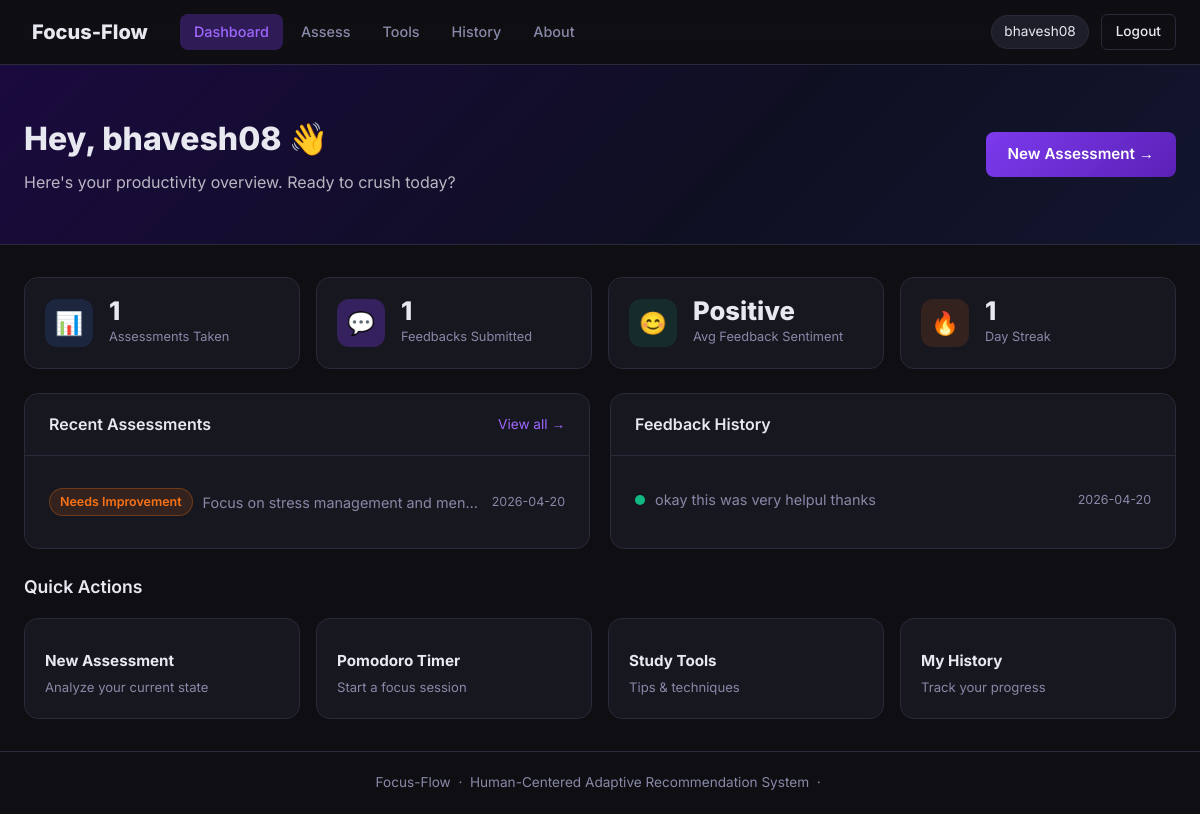
/dashboard (signed in), run on the app's committed database.
### tables this page shows
CREATE TABLE assessments (
            id INTEGER PRIMARY KEY AUTOINCREMENT,
            user_id INTEGER NOT NULL,
            stress_level INTEGER,
            focus_loss INTEGER,
            addiction_score INTEGER,
            interest_score INTEGER,
            screen_time REAL,
            problem_text TEXT,
            prediction TEXT,
            recommendation TEXT,
            plan TEXT,
            sentiment REAL,
            keywords TEXT,
            created_at TEXT DEFAULT CURRENT_TIMESTAMP
        );

CREATE TABLE feedbacks (
            id INTEGER PRIMARY KEY AUTOINCREMENT,
            user_id INTEGER NOT NULL,
            assessment_id INTEGER,
            feedback_text TEXT,
            sentiment REAL,
            keywords TEXT,
            created_at TEXT DEFAULT CURRENT_TIMESTAMP
        );

### app.py (the view)
@app.route("/dashboard")
def dashboard():
    if "user_id" not in session:
        return redirect(url_for("login"))
    with get_db() as db:
        assessments = db.execute(
            "SELECT * FROM assessments WHERE user_id=? ORDER BY created_at DESC LIMIT 5",
            (session["user_id"],)).fetchall()
        feedbacks = db.execute(
            "SELECT * FROM feedbacks WHERE user_id=? ORDER BY created_at DESC LIMIT 3",
            (session["user_id"],)).fetchall()
        total_ass = db.execute("SELECT COUNT(*) as c FROM assessments WHERE user_id=?",
                               (session["user_id"],)).fetchone()["c"]
        total_fb  = db.execute("SELECT COUNT(*) as c FROM feedbacks WHERE user_id=?",
                               (session["user_id"],)).fetchone()["c"]
    avg_sentiment = None
    if feedbacks:
        sentiments = [f["sentiment"] for f in feedbacks if f["sentiment"] is not None]
        if sentiments:
            avg_sentiment = round(sum(sentiments)/len(sentiments), 2)
    return render_template("dashboard.html",
                           assessments=assessments,
                           feedbacks=feedbacks,
                           total_ass=total_ass,
                           total_fb=total_fb,
                           avg_sentiment=avg_sentiment)

### app.py (called while the page is built)
def get_db():
    conn = sqlite3.connect(DB)
    conn.row_factory = sqlite3.Row
    return conn

### templates/dashboard.html (shortened to what this page needs)
{% extends "base.html" %}
{% block content %}
<div class="page-hero">
  <div class="hero-inner">
    <div>
      <h1>Hey, {{ session['username'] }} 👋</h1>
      <p>Here's your productivity overview. Ready to crush today?</p>
    </div>
    <a href="{{ url_for('assess') }}" class="btn-primary">New Assessment →</a>
  </div>
</div>
<div class="container">
  <div class="stats-grid">
    <div class="stat-card">
      <div class="stat-icon blue">📊</div>
      <div class="stat-body">
        <div class="stat-num">{{ total_ass }}</div>
        <div class="stat-label">Assessments Taken</div>
      </div>
    </div>
    <div class="stat-card">
      <div class="stat-icon purple">💬</div>
      <div class="stat-body">
        <div class="stat-num">{{ total_fb }}</div>
        <div class="stat-label">Feedbacks Submitted</div>
      </div>
    </div>
    <div class="stat-card">
      <div class="stat-icon green">😊</div>
      <div class="stat-body">
        <div class="stat-num">
          {% if avg_sentiment is not none %}
            {% if avg_sentiment > 0.1 %}Positive
            {% elif avg_sentiment < -0.1 %}Negative
            {% else %}Neutral{% endif %}
          {% else %}N/A{% endif %}
        </div>
        <div class="stat-label">Avg Feedback Sentiment</div>
      </div>
    </div>
    <div class="stat-card">
      <div class="stat-icon orange">🔥</div>
      <div class="stat-body">
        <div class="stat-num">{{ total_ass if total_ass < 8 else "8+" }}</div>
        <div class="stat-label">Day Streak</div>
      </div>
    </div>
  </div>
  <div class="two-col-grid">
    <div class="card">
      <div class="card-header">
        <h3>Recent Assessments</h3>
        <a href="{{ url_for('history') }}" class="link-sm">View all →</a>
      </div>
      <div class="card-body">
        {% if assessments %}
          {% for a in assessments %}
          <div class="list-item">
            <div class="li-left">
              <span class="badge {% if a['prediction']=='Good Performance' %}badge-green{% else %}badge-orange{% endif %}">
                {{ a['prediction'] }}
              </span>
              <span class="li-text">{{ a['recommendation'][:50] }}…</span>
            </div>
            <span class="li-time">{{ a['created_at'][:10] }}</span>
          </div>
          {% endfor %}
        {% else %}
          <div class="empty-state">
            <span></span>
            <p>No assessments yet. <a href="{{ url_for('assess') }}">Take your first one!</a></p>
          </div>
        {% endif %}
      </div>
    </div>
    <div class="card">
      <div class="card-header">
        <h3>Feedback History</h3>
      </div>
      <div class="card-body">
        {% if feedbacks %}
          {% for f in feedbacks %}
          <div class="list-item">
            <div class="li-left">
              <span class="sentiment-dot {% if f['sentiment'] > 0.1 %}green{% elif f['sentiment'] < -0.1 %}red{% else %}yellow{% endif %}"></span>
              <span class="li-text">{{ f['feedback_text'][:60] }}{% if f['feedback_text']|length > 60 %}…{% endif %}</span>
            </div>
            <span class="li-time">{{ f['created_at'][:10] }}</span>
          </div>
          {% endfor %}
        {% else %}
          <div class="empty-state">
            <span>💬</span>
            <p>No feedback yet. Complete an assessment to give feedback.</p>
          </div>
        {% endif %}
      </div>
    </div>
  </div>
  <div class="quick-actions">
    <h3>Quick Actions</h3>
    <div class="qa-grid">
      <a href="{{ url_for('assess') }}" class="qa-card">
        <strong>New Assessment</strong><p>Analyze your current state</p>
      </a>
      <a href="{{ url_for('tools') }}#pomodoro" class="qa-card">
        <strong>Pomodoro Timer</strong><p>Start a focus session</p>
      </a>
      <a href="{{ url_for('tools') }}" class="qa-card">
        <strong>Study Tools</strong><p>Tips & techniques</p>
      </a>
      <a href="{{ url_for('history') }}" class="qa-card">
        <strong>My History</strong><p>Track your progress</p>
      </a>
    </div>
  </div>
</div>
{% endblock %}

### static/css/style.css (style rules this page uses)
*, *::before, *::after { box-sizing: border-box; margin: 0; padding: 0; }
:root { --bg: #0f0f13; --surface: #17171f; --surface-2: #1e1e2a; --surface-3: #252535; --border: #2a2a3a; --text: #e8e8f0; --text-muted: #8888a8; --accent: #7c3aed; --accent-light: #9f67ff; --accent-glow: rgba(124,58,237,0.3); --green: #10b981; --green-bg: rgba(16,185,129,0.12); --orange: #f97316; --orange-bg: rgba(249,115,22,0.12); --red: #ef4444; --yellow: #f59e0b; --blue: #3b82f6; --radius: 14px; --radius-sm: 8px; --shadow: 0 4px 24px rgba(0,0,0,0.4); }
html { scroll-behavior: smooth; }
body { font-family: 'Inter', sans-serif; background: var(--bg); color: var(--text); min-height: 100vh; display: flex; flex-direction: column; line-height: 1.6; }
a { color: var(--accent-light); text-decoration: none; }
.btn-primary { display: inline-flex; align-items: center; gap: 6px; background: linear-gradient(135deg, var(--accent), #5b21b6); color: #fff; padding: 10px 22px; border-radius: var(--radius-sm); font-weight: 600; font-size: 0.95rem; cursor: pointer; border: none; transition: all 0.2s; text-decoration: none !important; }
.container { max-width: 1200px; margin: 0 auto; padding: 32px 24px; }
.page-hero { background: linear-gradient(135deg, #1a0a3e 0%, #0f0f22 60%, #12162e 100%); border-bottom: 1px solid var(--border); padding: 48px 24px; }
.hero-inner { max-width: 1200px; margin: 0 auto; display: flex; align-items: center; justify-content: space-between; gap: 24px; }
.page-hero h1 { font-size: 2rem; font-weight: 800; margin-bottom: 6px; }
.page-hero p { color: rgba(255,255,255,0.7); }
.card { background: var(--surface); border: 1px solid var(--border); border-radius: var(--radius); overflow: hidden; }
.card-header { padding: 18px 24px; border-bottom: 1px solid var(--border); display: flex; align-items: center; justify-content: space-between; }
.card-header h3 { font-size: 1rem; font-weight: 600; }
.card-body { padding: 20px 24px; }
.stats-grid { display: grid; grid-template-columns: repeat(4, 1fr); gap: 16px; margin-bottom: 24px; }
.stat-card { background: var(--surface); border: 1px solid var(--border); border-radius: var(--radius); padding: 20px; display: flex; gap: 16px; align-items: center; }
.stat-icon { width: 48px; height: 48px; border-radius: 12px; display: flex; align-items: center; justify-content: center; font-size: 1.4rem; flex-shrink: 0; }
.stat-icon.blue { background: rgba(59,130,246,0.15); }
.stat-icon.purple { background: var(--accent-glow); }
.stat-icon.green { background: var(--green-bg); }
.stat-icon.orange { background: var(--orange-bg); }
.stat-num { font-size: 1.6rem; font-weight: 800; line-height: 1; }
.stat-label { font-size: 0.8rem; color: var(--text-muted); margin-top: 4px; }
.two-col-grid { display: grid; grid-template-columns: 1fr 1fr; gap: 20px; margin-bottom: 24px; }
.list-item { display: flex; align-items: center; justify-content: space-between; padding: 12px 0; border-bottom: 1px solid var(--border); }
.list-item:last-child { border-bottom: none; }
.li-left { display: flex; align-items: center; gap: 10px; overflow: hidden; }
.li-text { font-size: 0.9rem; color: var(--text-muted); white-space: nowrap; overflow: hidden; text-overflow: ellipsis; max-width: 280px; }
.li-time { font-size: 0.78rem; color: var(--text-muted); white-space: nowrap; flex-shrink: 0; }
.link-sm { font-size: 0.85rem; color: var(--accent-light); }
.badge { padding: 3px 10px; border-radius: 20px; font-size: 0.78rem; font-weight: 600; white-space: nowrap; flex-shrink: 0; }
.badge-orange { background: var(--orange-bg); color: var(--orange); border: 1px solid rgba(249,115,22,0.3); }
.sentiment-dot { width: 10px; height: 10px; border-radius: 50%; flex-shrink: 0; }
.sentiment-dot.green { background: var(--green); }
.quick-actions h3 { font-size: 1.1rem; font-weight: 600; margin-bottom: 16px; }
.qa-grid { display: grid; grid-template-columns: repeat(4, 1fr); gap: 16px; }
.qa-card { background: var(--surface); border: 1px solid var(--border); border-radius: var(--radius); padding: 20px; text-decoration: none !important; transition: all 0.2s; display: block; }
.qa-card strong { display: block; font-size: 0.95rem; margin-bottom: 4px; color: var(--text); }
.qa-card p { font-size: 0.82rem; color: var(--text-muted); }

### data on the page
assessments: prediction "Needs Improvement", recommendation "Focus on stress management and men…", created_at "2026-04-20"
feedbacks: feedback_text "okay this was very helpul thanks", created_at "2026-04-20"

### other printed values
{{ session['username'] }} "bhavesh08"
{{ total_ass }} "1"
{{ total_fb }} "1"
{{ total_ass if total_ass < 8 else "8+" }} "1"
